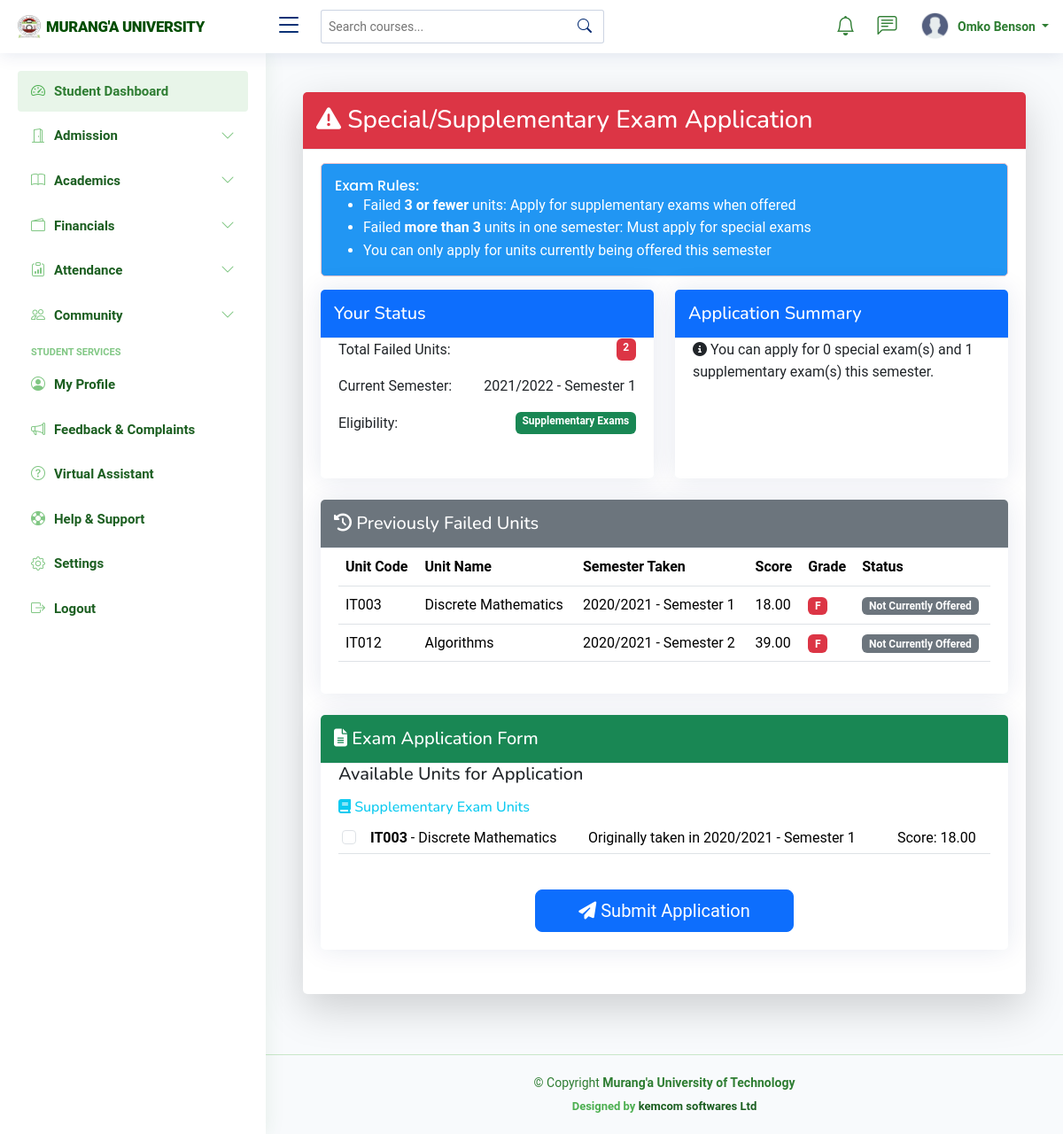
Before: /special-exam-application/ (signed in) with the older database file.
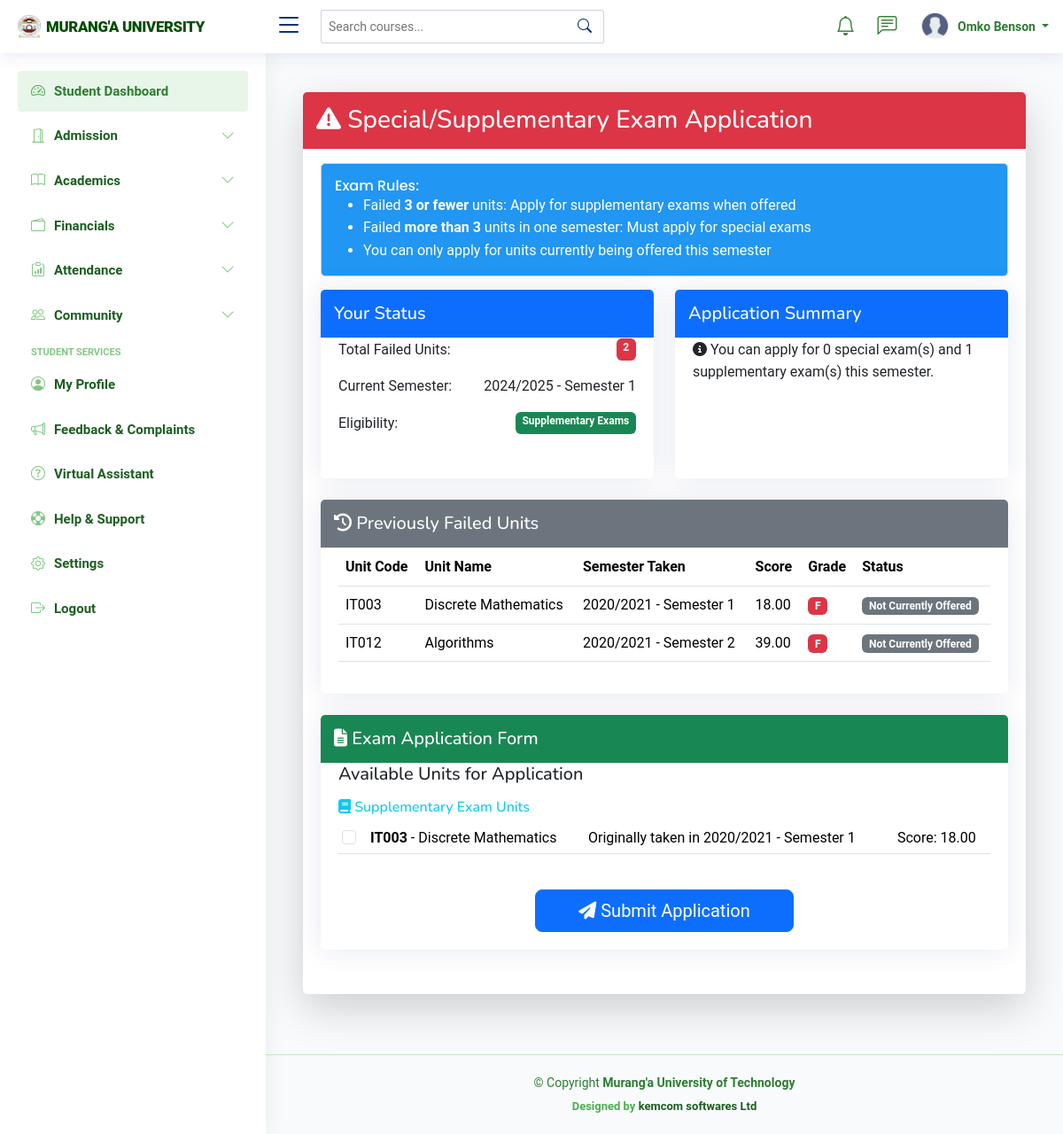
After: the same page with the newer database file.
### students_portal/models.py (models this page shows, shortened)
class Semester(models.Model):
    academic_year = models.ForeignKey(AcademicYear, on_delete=models.CASCADE, related_name='semesters')
    name = models.CharField(max_length=50)
    number = models.IntegerField()  # 1, 2, or 3 depending on programme
    start_date = models.DateField()
    end_date = models.DateField()
    is_current = models.BooleanField(default=False)
    is_special = models.BooleanField(default=False)
    current_week = models.PositiveSmallIntegerField(
        default=1,
    )
    class Meta:
        unique_together = ('academic_year', 'number')
    def __str__(self):
        return f"{self.academic_year.name} - Semester {self.number}"

class AcademicYear(models.Model):
    name = models.CharField(max_length=50)
    start_date = models.DateField()
    end_date = models.DateField()
    is_current = models.BooleanField(default=False)

### students_portal/views.py (the view, shortened to what this page needs)
# urls.py: path('special-exam-application/', views.special_exam_application, name='special_exam_application'),
@login_required
def special_exam_application(request):
    try:
        student = Student.objects.get(registration_number=request.user.username)
    except Student.DoesNotExist:
        messages.error(request, "Student record not found")
        return redirect('student_dashboard')
    try:
        current_academic_year = AcademicYear.objects.get(is_current=True)
        current_semester = Semester.objects.get(
            academic_year=current_academic_year,
            is_current=True
        )
    except (AcademicYear.DoesNotExist, Semester.DoesNotExist):
        messages.error(request, "Current semester information not available")
        return redirect('student_dashboard')
    failed_units = StudentUnitGrade.objects.filter(
        enrollment__student=student,
        is_pass=False
    ).select_related(
        'enrollment__programme_unit__unit',
        'enrollment__programme_unit__programme',
        'enrollment__semester'
    )
    failed_in_current_semester = []
    failed_in_previous_semesters = []
    supplementary_eligible = []
    special_exam_eligible = []
    for grade in failed_units:
        unit_info = {
            'id': grade.id,
            'unit_id': grade.enrollment.programme_unit.unit.id,
            'unit_code': grade.enrollment.programme_unit.unit.code,
            'unit_name': grade.enrollment.programme_unit.unit.name,
            'semester_taken': grade.enrollment.semester,
            'year_taken': grade.enrollment.programme_unit.year_of_study,
            'semester_taken_number': grade.enrollment.programme_unit.semester,
            'grade': grade.grade.grade if grade.grade else 'F',
            'score': grade.total_score,
            'is_current': grade.enrollment.semester == current_semester,
            'enrollment_id': grade.enrollment.id,
            'grade_id': grade.id,
        }
        if unit_info['is_current']:
            failed_in_current_semester.append(unit_info)
        else:
            failed_in_previous_semesters.append(unit_info)
    semester_failure_counts = {}
    for unit in failed_in_previous_semesters + failed_in_current_semester:
        semester_key = f"{unit['semester_taken']}"
        semester_failure_counts[semester_key] = semester_failure_counts.get(semester_key, 0) + 1
    qualifies_for_special = any(count > 3 for count in semester_failure_counts.values())
    current_offered_units = ProgrammeUnit.objects.filter(
        semester=current_semester.number
    ).values_list('unit__code', flat=True)
    for unit in failed_in_previous_semesters + failed_in_current_semester:
        if unit['unit_code'] in current_offered_units:
            if qualifies_for_special:
                special_exam_eligible.append(unit)
            else:
                supplementary_eligible.append(unit)
    applied_unit_ids = AppliedExamUnit.objects.filter(
        application__student=student,
        application__semester=current_semester
    ).values_list('original_grade_id', flat=True)
    context = {
        'student': student,
        'current_semester': current_semester,
        'failed_in_current_semester': failed_in_current_semester,
        'failed_in_previous_semesters': failed_in_previous_semesters,
        'supplementary_eligible': supplementary_eligible,
        'special_exam_eligible': special_exam_eligible,
        'qualifies_for_special': qualifies_for_special,
        'total_failed_units': len(failed_in_current_semester) + len(failed_in_previous_semesters),
        'applied_unit_ids': list(applied_unit_ids),
    }
    return render(request, 'students/special_exam_application.html', context)

### templates/students/special_exam_application.html (shortened to what the changed rows need)
{% extends 'base/base.html' %}
{% load static %}
{% block content %}
<div class="container-fluid py-4">
    <div class="card shadow-lg mb-4">
        <div class="card-body">
            <div class="row mb-4">
                <div class="col-md-6">
                    <div class="card h-100">
                        <div class="card-body">
                            <div class="d-flex justify-content-between mb-3">
                                <span>Current Semester:</span>
                                <span>{{ current_semester }}</span>
                            </div>
                        </div>
                    </div>
                </div>
            </div>
            {% if failed_in_previous_semesters %}
            <div class="card mb-4">
                <div class="card-body">
                    <div class="table-responsive">
                        <table class="table table-hover">
                            <thead class="thead-light">
                                <tr>
                                    <th>Unit Code</th>
                                    <th>Unit Name</th>
                                    <th>Semester Taken</th>
                                    <th>Score</th>
                                    <th>Grade</th>
                                    <th>Status</th>
                                </tr>
                            </thead>
                        </table>
                    </div>
                </div>
            </div>
            {% endif %}
        </div>
    </div>
</div>
{% endblock %}

Changed rows visible on the page:
no longer on this page (row edited): Semester: academic_year+number "2021/2022 - Semester 1"
now on this page (row edited): Semester: academic_year+number "2024/2025 - Semester 1"
